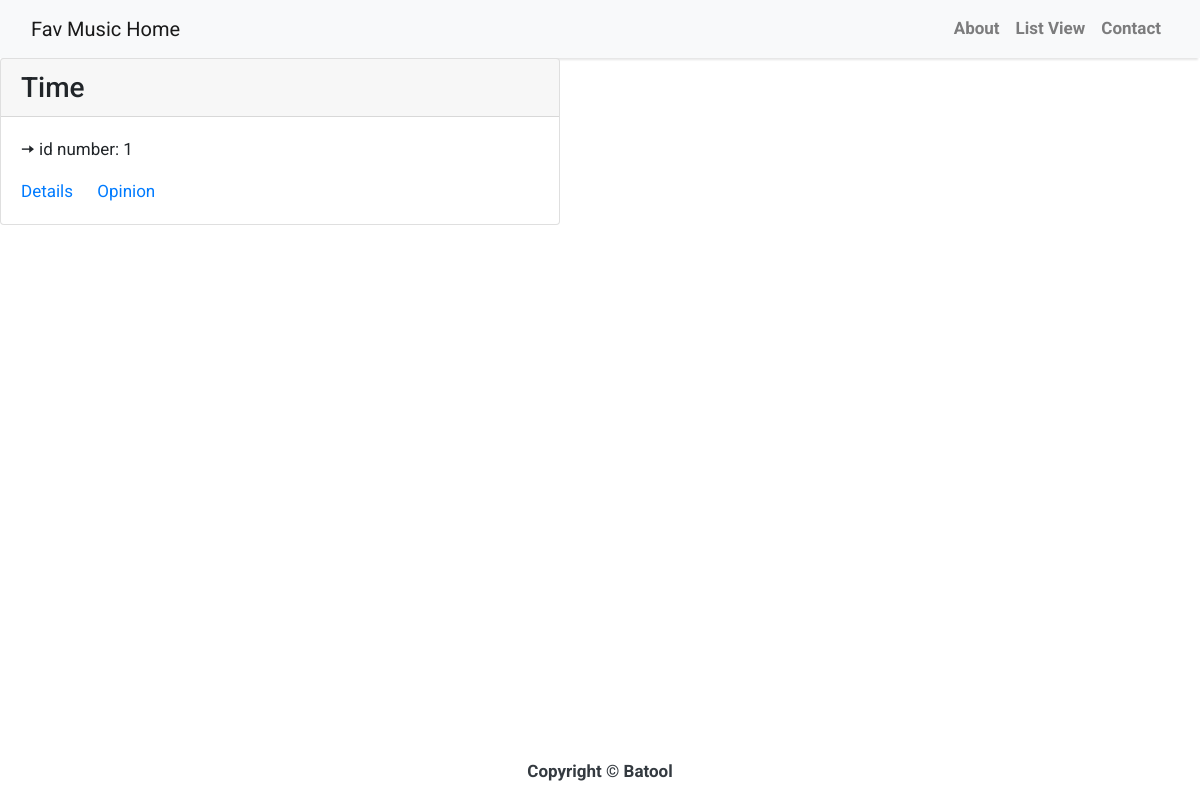
The app's page /fav-list, older data.
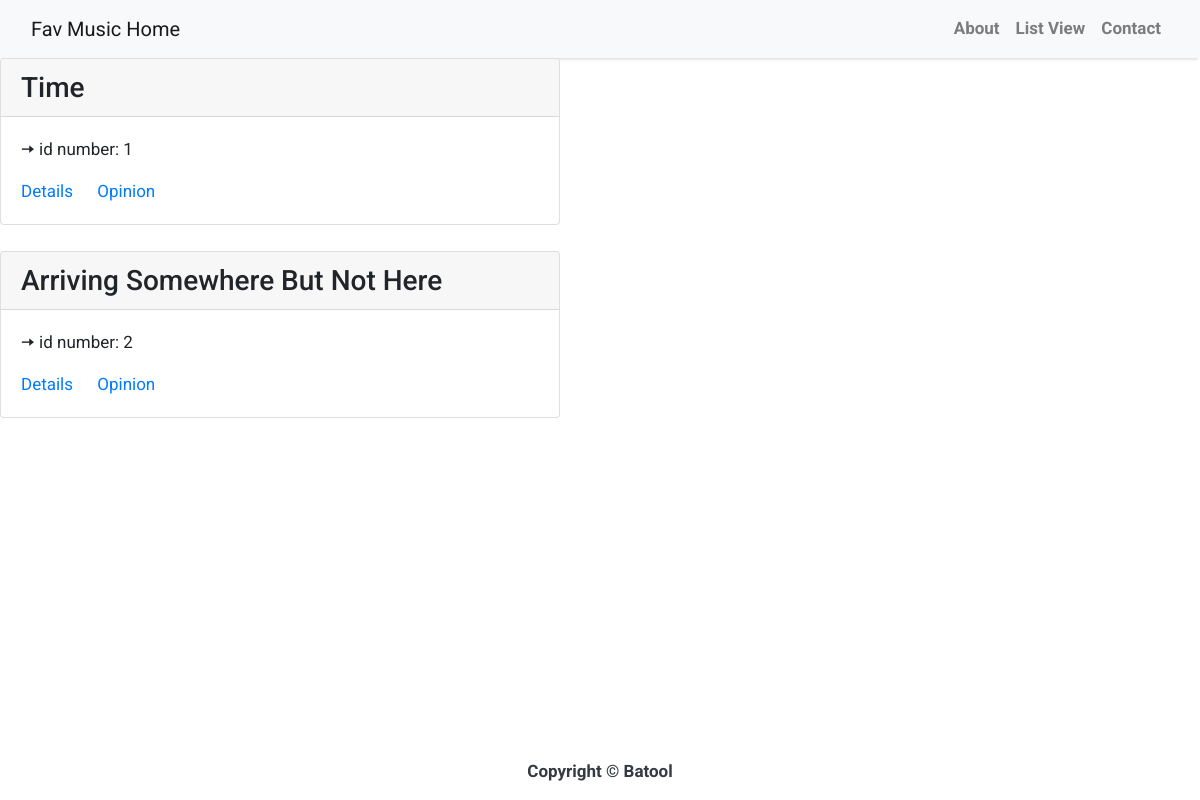
The same page, newer data.
### favsongsapp/models.py (models this page shows, shortened)
class Fav(models.Model):
    song_title = models.CharField(max_length=100)
    artist = models.CharField(max_length=100)
    album = models.CharField(max_length=100)
    year_of_release = models.DateField()
    rating = models.IntegerField(blank=False, null=False)
    reviewer = models.ForeignKey(get_user_model(), on_delete=models.CASCADE, blank=False, null=False)

### favsongsapp/views.py (the view)
# urls.py: path("fav-list", FavListView.as_view(), name="fav_list"),
class FavListView(ListView):
    template_name = "favlist.html"
    model = Fav
    context_object_name = "fav_list"

### templates/favlist.html (shortened to what this page needs)
{% extends '_base.html' %}
{% block content %}
{% for fav in fav_list %}
  <div class="card" style="width: 35rem;">
    <h3 class="card-header">{{fav.song_title}}</h3>
    <div class="card-body">
      <p class="card-text">🠆 id number: {{fav.id}} </p>
      <a href="{% url 'fav_detail' pk=fav.pk %}" class="card-link">Details</a>
      <a href="{% url 'opinion_detail' pk=fav.pk %}" class="card-link">Opinion</a>
    </div>
  </div>
<br>
{% endfor %}
{% endblock%}

Row changes from the older to the newer data that the page shows:
added Fav: song_title "Arriving Somewhere But Not Here", id "2"
